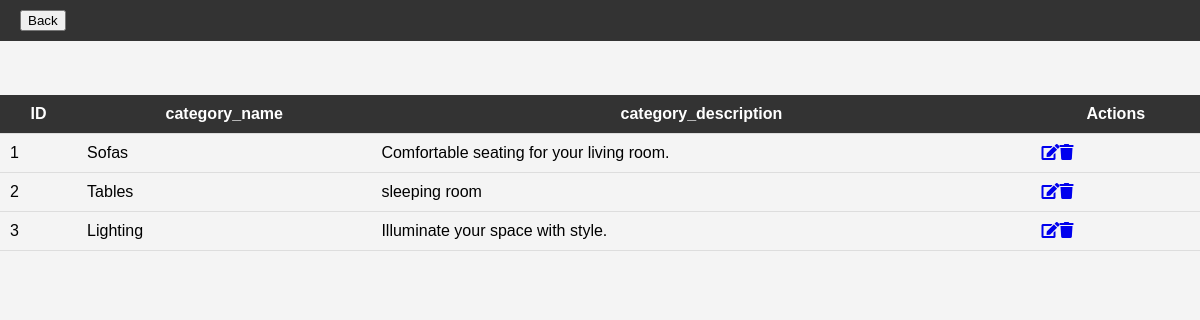
The app's page /VirtualInteriorDesignStudio/landingcategory.php with its own data.
### tables this page shows
CREATE TABLE `categories` (
  `category_id` int(11) NOT NULL,
  `category_name` varchar(100) NOT NULL,
  `category_description` text DEFAULT NULL,
  `created_at` timestamp NOT NULL DEFAULT current_timestamp(),
  `updated_at` timestamp NOT NULL DEFAULT current_timestamp() ON UPDATE current_timestamp()
);

### VirtualInteriorDesignStudio/landingcategory.php (the view, shortened to what this page needs)
<!DOCTYPE html>
<html lang="en">
<head>
    <link rel="stylesheet" href="https://cdnjs.cloudflare.com/ajax/libs/font-awesome/5.15.4/css/all.min.css">
     <link rel="stylesheet" href="css/style5.css">
</head>
<header>
    <div>
            <button type="button" onclick="window.location.href='categories.html'">Back</button>
    </div>
</header>
<?php
require_once "dbconnect.php";
?>
<!DOCTYPE html>
<html lang="en">
<head>
</head>
<body>
    <br><br><br>
    <table id="dataTable" class="table table-hover text-center">
        <tr>
            <th>ID</th>
            <th>category_name</th>
            <th>category_description</th>
            <th>Actions</th>
        </tr>
        <?php
        $sql = "SELECT * FROM categories";
        $result = $conn->query($sql);
        if ($result->num_rows > 0) {
            while ($row = $result->fetch_assoc()) {
                echo "<tr>";
                echo "<td>" . $row["category_id"] . "</td>";
                echo "<td>" . $row["category_name"] . "</td>";
                echo "<td>" . $row["category_description"] . "</td>";
                echo "<td>";
                echo "<a href='updatecategory.html?id=" . $row["category_id"] . "'><i class='fas fa-edit'></i></a>";
                echo "<a href='deletecategory.html?id=" . $row["category_id"] . "'><i class='fas fa-trash'></i></a>";
                echo "</td>";
                echo "</tr>";
            }
        } else {
            echo "<tr><td colspan='6'>No data found</td></tr>";
        }
        ?>
    </table>
</body>
</html>

### css/style5.css (style rules this page uses)
body { font-family: Arial, sans-serif; margin: 0; padding: 0; background-color: #f4f4f4; }
header { background-color: #333; color: #fff; padding: 10px 20px; display: flex; justify-content: space-between; align-items: center; }
table { width: 100%; border-collapse: collapse; }
th, td { padding: 10px; border-bottom: 1px solid #ddd; }
th { background-color: #333; color: white; }

### records on screen
categories: category_id "1", category_name "Sofas", category_description "Comfortable seating for your living room."
categories: category_id "2", category_name "Tables", category_description "sleeping room"
categories: category_id "3", category_name "Lighting", category_description "Illuminate your space with style."
